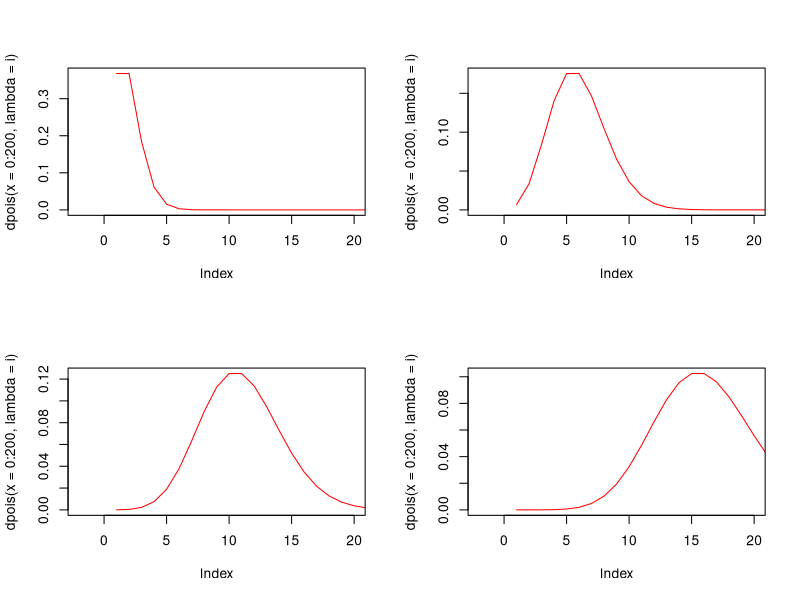
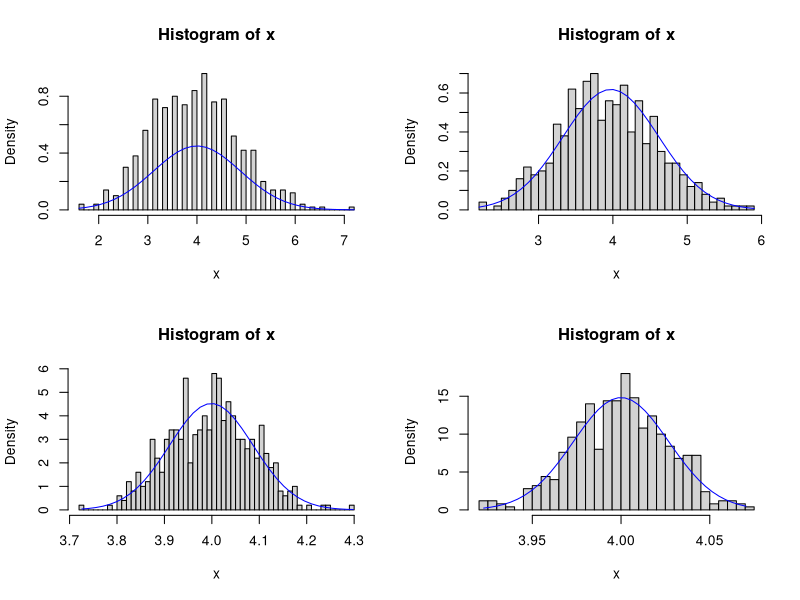

Here is the R script that generated these plots, in order:
par(mfrow = c(2,2))
for (i in c(1,5,10,15)){
  
  plot(dpois( x=0:200, lambda=i ), xlim=c(-2,20),freq = FALSE , type = "l" , col = "red")
}
  
lambda <- 4
num_of_samples <- c(5,10,500,5000)
x <- c(1:500)
par(mfrow=c(2,2))

for(j in num_of_samples)
{
  for (i in 1:500){
    x[i] <- mean(rpois(j,lambda))
    
  }
  hist (x,freq=FALSE , 50)
  xfit <- seq(min(x),max(x),length = 40)
  yfit <- dnorm(xfit,mean(x),sd(x))
  lines(xfit,yfit,col="blue")
  print(j)
}



